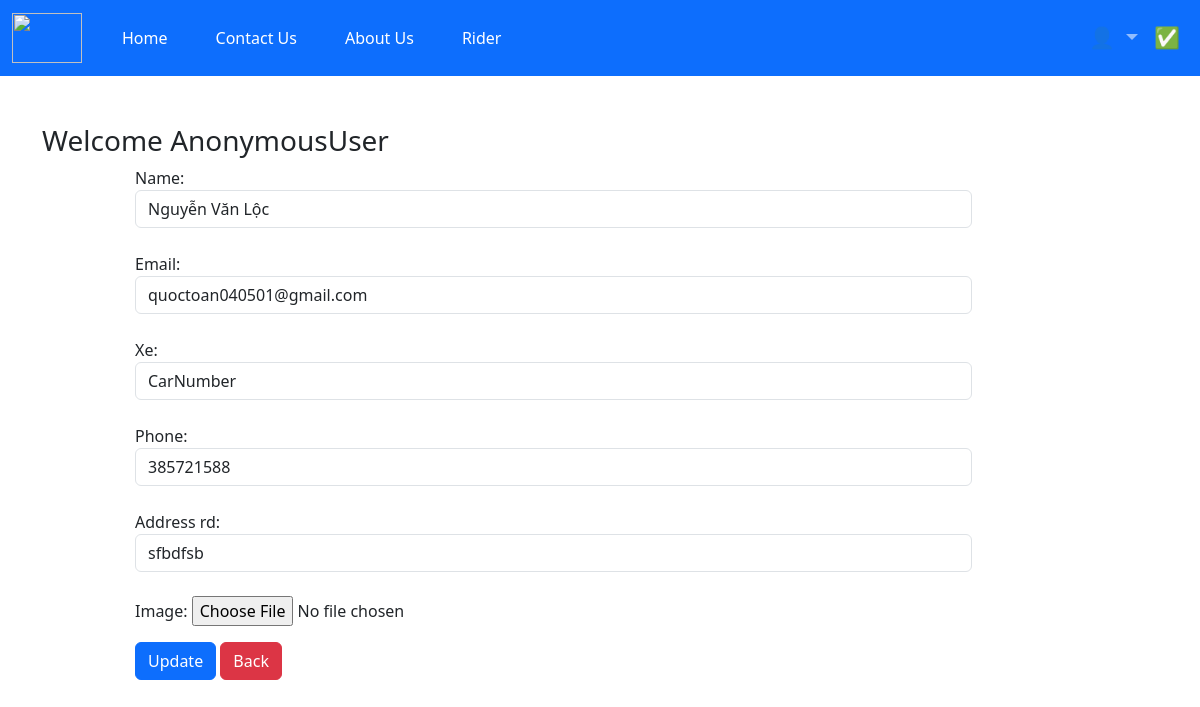
The app's page /updatemerchants/11 with its own data.
### app/models.py (models this page shows, shortened)
class Rider(models.Model):
    user = models.ForeignKey(User, on_delete=models.CASCADE, blank=True, null=True)
    name = models.CharField(max_length=200, null=True)
    email = models.CharField(max_length=200, null=True)
    xe = models.CharField(max_length=50, choices=Status_Choices, default='CarNumber')
    phone = models.IntegerField(default=0)
    address_rd = models.CharField(max_length=200,null=True)
    image = models.ImageField(null=True, blank=True)

### app/views.py (the view, shortened to what this page needs)
# urls.py: path('updatemerchants/<int:pk>', views.updateAddressRider.as_view(), name='updatemerchants'),
class updateAddressRider(View):
    def get(self, request, pk):
        riders = Rider.objects.get(pk=pk)
        form = RiderProfileForm(instance=riders)
        return render(request,'updatemerchants.html', locals())

### app/forms.py
class RiderProfileForm(forms.ModelForm):
    class Meta:
        model = Rider
        fields = ['name', 'email', 'xe', 'phone', 'address_rd', 'image']
        widgets = {
            'name': forms.TextInput(attrs={'class': 'form-control'}),
            'email': forms.TextInput(attrs={'class': 'form-control'}),
            'xe': forms.Select(attrs={'class': 'form-control'}),
            'phone': forms.NumberInput(attrs={'class': 'form-control'}),
            'address_rd': forms.TextInput(attrs={'class': 'form-control'}),
        }

### app/templates/updatemerchants.html (shortened to what this page needs)
{% extends 'rider.html' %}
{% load static %}
{% block content %}
<div class="container my-5">
    <div class="row">
        <h3>Welcome <span class="text-capitalize">{{request.user}}</span></h3>
    </div>
    <div class="col-sm-9 offset-sm-1">
        <form action="" method="post">
            {% for fm in form %}
                    {{fm.label_tag}} {{fm}} <small class="text-danger">{{fm.error|striptags}}</small>
                    <br>
            {% endfor %}
            <div class="col-12 mt-3">
                <button type="submit" class="btn btn-primary" >Update</button>
                <a href="{% url 'rideraddress' %}" type="button" class="btn btn-danger">Back</a>
            </div>
        </form>
    </div>
</div>
{% endblock %}

### app/static/app/css/main.css (style rules this page uses)
body { background-color: hsl(0, 0%, 98%); }
h1,h2,h3,h4,h5,h6 { color:hsl(0, 0%, 30%); }
.btn { border-radius: 0; }

### records on screen
Rider: form "Nguyễn Văn Lộc" "quoctoan040501@gmail.com" "CarNumber" "385721588" "sfbdfsb"

### other values on screen
{{ request.user }} "AnonymousUser"
{{ fm.label_tag }} "Name:" "Email:" "Xe:" "Phone:" "Address rd:" "Image:"
